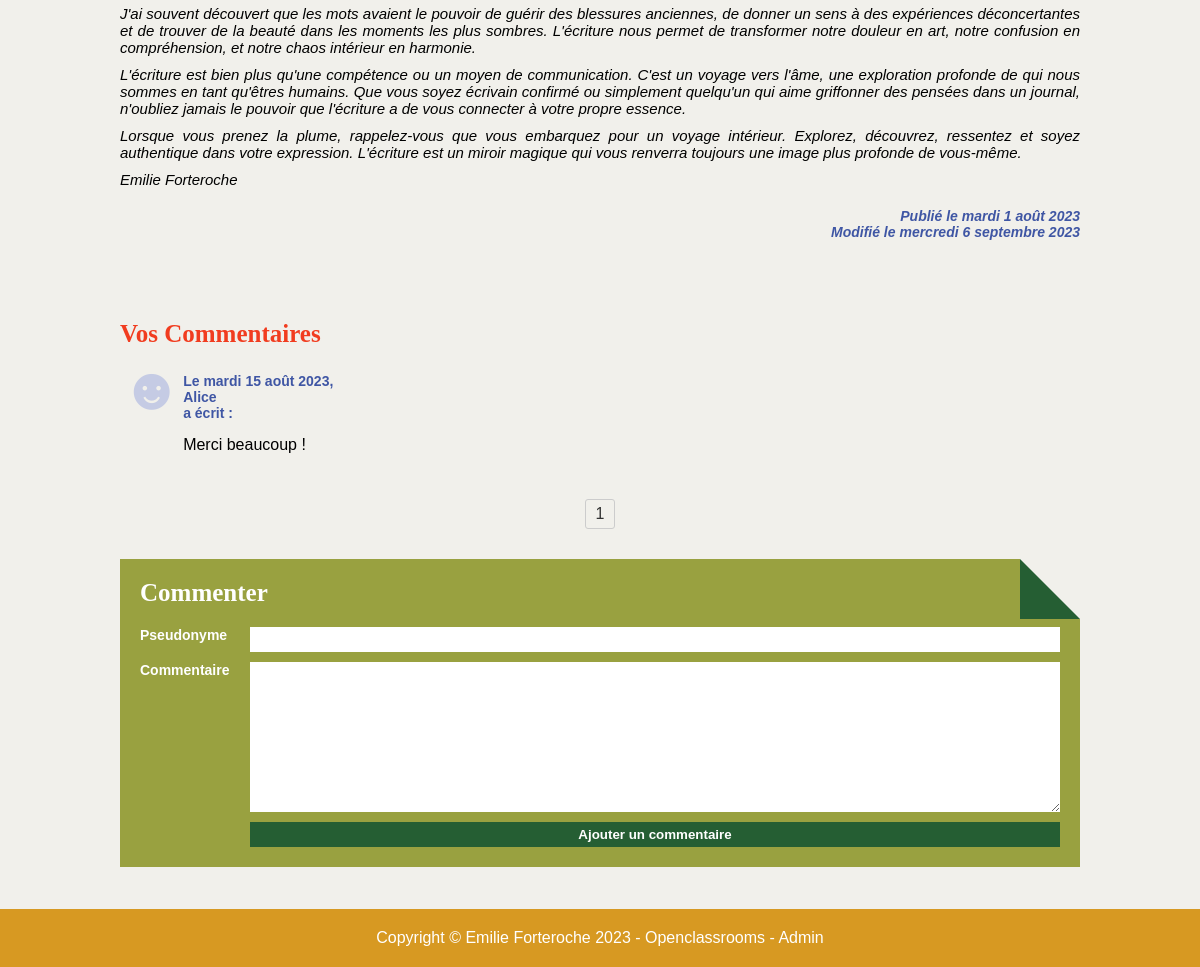
Page /index.php?action=showArticle&id=3 (lower part) on the earlier database version.
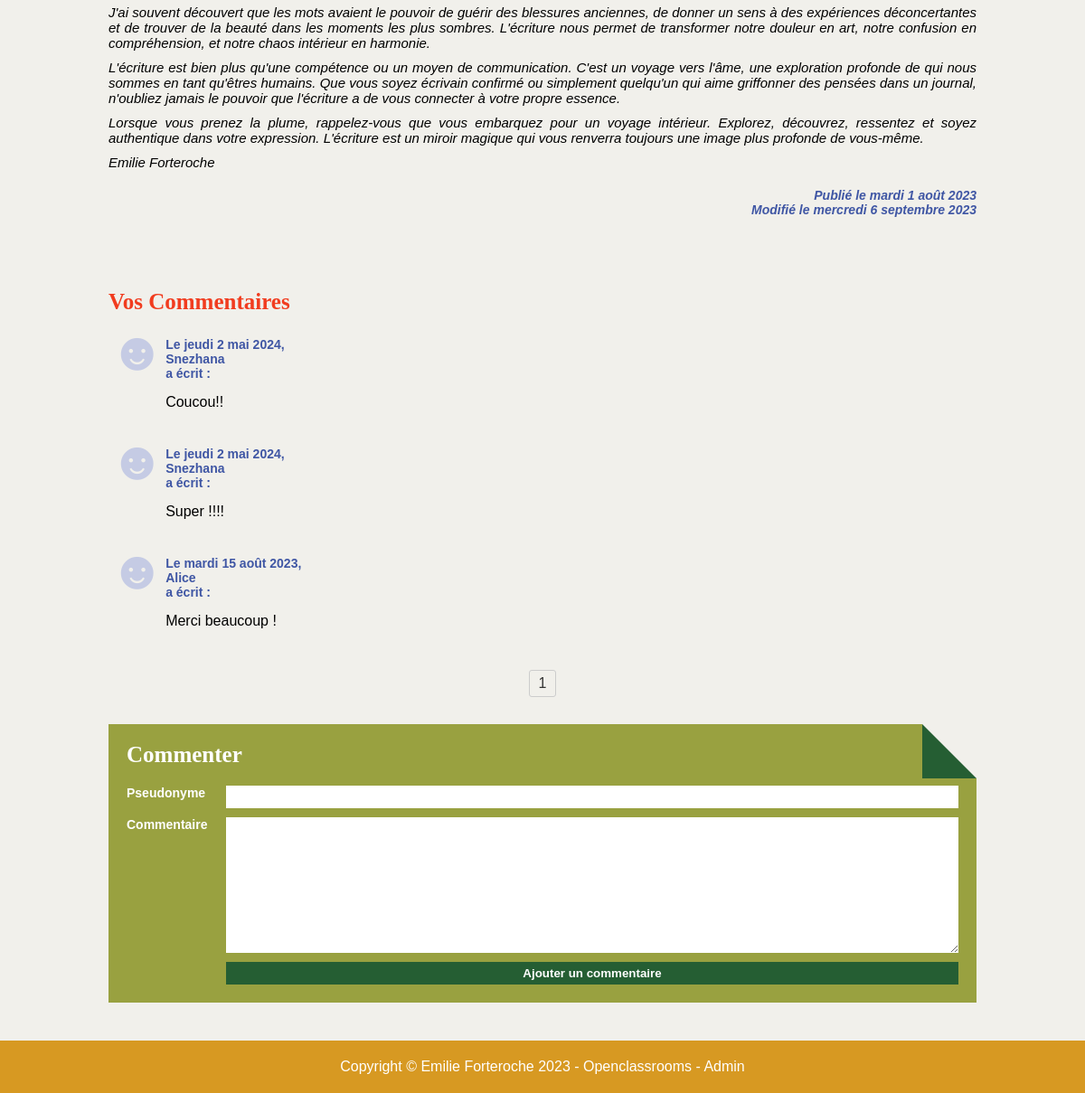
Same page on the later database version.
### tables this page shows
CREATE TABLE `article` (
  `id` int(11) NOT NULL,
  `id_user` int(11) NOT NULL,
  `title` varchar(255) NOT NULL,
  `content` text NOT NULL,
  `date_creation` datetime NOT NULL,
  `date_update` datetime DEFAULT NULL
);

CREATE TABLE `comment` (
  `id` int(11) NOT NULL,
  `id_article` int(11) NOT NULL,
  `pseudo` varchar(255) NOT NULL,
  `content` text NOT NULL,
  `date_creation` datetime NOT NULL
);

### views/View.php (called while the page is built, shortened)
<?php
class View
{
    public function render(string $viewName, array $params = []) : void
    {
        $viewPath = $this->buildViewPath($viewName);
        $content = $this->_renderViewFromTemplate($viewPath, $params);
        require(MAIN_VIEW_PATH);
    }
    private function _renderViewFromTemplate(string $viewPath, array $params = []) : string
    {
        if (file_exists($viewPath)) {
            extract($params);
            require($viewPath);
            return ob_get_clean();
        } else {
            throw new Exception("La vue '$viewPath' est introuvable.");
        }
    }
    private function buildViewPath(string $viewName) : string
    {
        return TEMPLATE_VIEW_PATH . $viewName . '.php';
    }
}

### controllers/ArticleController.php (called while the page is built, shortened)
<?php
class ArticleController
{
    public function showArticle() : void
    {
        $id = Utils::request("id", -1);
        $articleManager = new ArticleManager();
        $article = $articleManager->getArticleById($id);
        $dbManager = DBManager::getInstance();
        $pdo = $dbManager->getPDO();
        $commentCounter = new CommentCounter($pdo);
        $totalComments = $commentCounter->getTotalCommentsArticleId($id);
        $page = Utils::request("page", 1);
        $perPage = 3;
        $commentManager = new CommentManager();
        $comments = $commentManager->getAllCommentsByArticleId($id, $page, $perPage);
        $totalPages = ceil($totalComments / $perPage);
        $view = new View($article->getTitle());
        $view->render("detailArticle", ['article' => $article, 'comments' => $comments, 'totalPages' => $totalPages]);
    }
}

### index.php (called while the page is built, shortened)
<?php
$action = \Utils::request('action', 'home');
try {
    switch ($action) {
        case 'showArticle':
            $articleController = new ArticleController();
            $articleController->showArticle();
            break;
    }
} catch (Exception $e) {
    $errorView = new View('Erreur');
    $errorView->render('errorPage', ['errorMessage' => $e->getMessage()]);
}

### models/DBManager.php (called while the page is built, shortened)
<?php
class DBManager
{
    private static $instance;
    private $db;
    private function __construct()
    {
        $this->db = new PDO('mysql:host=' . DB_HOST . ';dbname=' . DB_NAME . ';charset=utf8', DB_USER, DB_PASS);
        $this->db->setAttribute(PDO::ATTR_ERRMODE, PDO::ERRMODE_EXCEPTION);
        $this->db->setAttribute(PDO::ATTR_DEFAULT_FETCH_MODE, PDO::FETCH_ASSOC);
    }
    public static function getInstance() : DBManager
    {
        if (!self::$instance) {
            self::$instance = new DBManager();
        }
        return self::$instance;
    }
    public function query(string $sql, ?array $params = null) : PDOStatement
    {
        if ($params == null) {
            $query = $this->db->query($sql);
        } else {
            $query = $this->db->prepare($sql);
            $query->execute($params);
        }
        return $query;
    }
}

### models/ArticleManager.php (called while the page is built, shortened)
<?php
class ArticleManager extends AbstractEntityManager
{
    public function getArticleById(int $id) : ?Article
    {
        $sql = "SELECT * FROM article WHERE id = :id";
        $result = $this->db->query($sql, ['id' => $id]);
        $article = $result->fetch();
        if ($article) {
            return new Article($article);
        }
        return null;
    }
}

### models/AbstractEntity.php (called while the page is built, shortened)
<?php
abstract class AbstractEntity
{
    protected int $id = -1;
    protected function hydrate(array $data) : void
    {
        foreach ($data as $key => $value) {
            $method = 'set' . str_replace('_', '', ucwords($key, '_'));
        }
    }
    public function setId(int $id) : void
    {
        $this->id = $id;
    }
    public function getId() : int
    {
        return $this->id;
    }
}

### models/Article.php (called while the page is built, shortened)
<?php
 class Article extends AbstractEntity
 {
    private string $content = "";
    private ?DateTime $dateCreation = null;
    private ?DateTime $dateUpdate = null;
    public function setContent(string $content) : void
    {
        $this->content = $content;
    }
    public function getContent(int $length = -1) : string
    {
        return $this->content;
    }
    public function setDateCreation(string|DateTime $dateCreation, string $format = 'Y-m-d H:i:s') : void
    {
        if (is_string($dateCreation)) {
            $dateCreation = DateTime::createFromFormat($format, $dateCreation);
        }
        $this->dateCreation = $dateCreation;
    }
    public function getDateCreation() : DateTime
    {
        return $this->dateCreation;
    }
    public function setDateUpdate(string|DateTime $dateUpdate, string $format = 'Y-m-d H:i:s') : void
    {
        if ($dateUpdate === null) {
            $this->dateUpdate = null;
        } elseif (is_string($dateUpdate)) {
            $updatedDate = DateTime::createFromFormat($format, $dateUpdate);
            $this->dateUpdate = $updatedDate;
        } elseif ($dateUpdate instanceof DateTime) {
            $this->dateUpdate = $dateUpdate;
        } else {
            throw new InvalidArgumentException('Invalid argument type for setDateUpdate');
        }
    }
    public function getDateUpdate() : ?DateTime
    {
        return $this->dateUpdate;
    }
 }

### services/CommentCounter.php (called while the page is built)
<?php
class CommentCounter
{
  private $db;
  public function __construct(PDO $db)
  {
    $this->db = $db;
  }
  public function getTotalCommentsArticleId(int $idArticle) : int
  {
    $sql = "SELECT COUNT(*) AS total FROM comment WHERE id_article = :idArticle";
    $stmt = $this->db->prepare($sql);
    $stmt->bindValue(':idArticle', $idArticle, PDO::PARAM_INT);
    $stmt->execute();
    $totalComments = $stmt->fetchColumn();
    return $totalComments;
  }
}

### models/CommentManager.php (called while the page is built, shortened)
<?php
class CommentManager extends AbstractEntityManager
{
    public function getAllCommentsByArticleId(int $idArticle, int $page, int $perPage) : array
    {
        $offset = ($page -1) * $perPage;
        $sql = "SELECT * FROM comment WHERE id_article = $idArticle ORDER BY date_creation DESC LIMIT $perPage OFFSET $offset";
        $result = $this->db->query($sql);
        $comments = [];
        while ($comment = $result->fetch()) {
            $comments[] = new Comment($comment);
        }
        return $comments;
    }
}

### models/Comment.php (called while the page is built, shortened)
<?php
class Comment extends AbstractEntity
{
    private string $pseudo;
    private string $content;
    private DateTime $dateCreation;
    public function getPseudo(): string
    {
        return $this->pseudo;
    }
    public function setPseudo(string $pseudo): void
    {
        $this->pseudo = $pseudo;
    }
    public function getContent(): string
    {
        return $this->content;
    }
    public function setContent(string $content): void
    {
        $this->content = $content;
    }
    public function getDateCreation(): DateTime
    {
        return $this->dateCreation;
    }
    public function setDateCreation(string|DateTime $dateCreation, string $format = 'Y-m-d H:i:s') : void
    {
        if (is_string($dateCreation)) {
            $dateCreation = DateTime::createFromFormat($format, $dateCreation);
        }
        $this->dateCreation = $dateCreation;
    }
}

### services/Utils.php (the view, shortened to what this page needs)
<?php
class Utils {
    public static function convertDateToFrenchFormat(DateTime $date) : string
    {
        $dateFormatter = new IntlDateFormatter('fr_FR', IntlDateFormatter::FULL, IntlDateFormatter::FULL);
        $dateFormatter->setPattern('EEEE d MMMM Y');
        return $dateFormatter->format($date);
    }
    public static function format(string $string) : string
    {
        $finalString = htmlspecialchars($string, ENT_QUOTES);
        $lines = explode("\n", $finalString);
        $finalString = "";
        foreach ($lines as $line) {
            if (trim($line) != "") {
                $finalString .= "<p>$line</p>";
            }
        }
        return $finalString;
    }
    public static function request(string $variableName, mixed $defaultValue = null) : mixed
    {
        return $_REQUEST[$variableName] ?? $defaultValue;
    }
}

### views/templates/detailArticle.php (shortened to what this page needs)
<article class="mainArticle">
    <h2> <?= Utils::format($article->getTitle()) ?> </h2>
    <p><?= Utils::format($article->getContent()) ?></p>
    <div class="footer">
        <span class="info"> Publié le <?= Utils::convertDateToFrenchFormat($article->getDateCreation()) ?></span>
        <?php if ($article->getDateUpdate() != null) { ?>
            <span class="info"> Modifié le <?= Utils::convertDateToFrenchFormat($article->getDateUpdate()) ?></span>
        <?php } ?>
    </div>
</article>
<div class="comments">
    <h2 class="commentsTitle">Vos Commentaires</h2>
    <?php
        if (empty($comments)) {
            echo '<p class="info">Aucun commentaire pour cet article.</p>';
        } else {
            echo '<ul>';
            foreach ($comments as $comment) {
                echo '<li>';
                echo '  <div class="smiley">☻</div>';
                echo '  <div class="detailComment">';
                echo '      <h3 class="info">Le ' . Utils::convertDateToFrenchFormat($comment->getDateCreation()) . ", " . Utils::format($comment->getPseudo()) . ' a écrit :</h3>';
                echo '      <p class="content">' . Utils::format($comment->getContent()) . '</p>';
                echo '  </div>';
                echo '</li>';
            }
            echo '</ul>';
        }
    ?>
    <div class="pagination">
        <?php
            for ($i = 1; $i <= $totalPages; $i++) {
                echo '<a href="index.php?action=showArticle&id=' . $article->getId() . '&page=' . $i . '">' . $i . '</a>';
            }
        ?>
    </div>
    <form action="index.php" method="post" class="foldedCorner">
        <h2>Commenter</h2>
        <div class="formComment formGrid">
            <label for="pseudo">Pseudonyme</label>
            <input type="text" name="pseudo" id="pseudo" required>
            <label for="content">Commentaire</label>
            <textarea name="content" id="content" required></textarea>
            <button class="submit">Ajouter un commentaire</button>
        </div>
    </form>
</div>

### views/templates/main.php (shortened to what this page needs)
<!DOCTYPE html>
<html lang="fr">
<head>
    <link rel="stylesheet" href="./css/style.css">
</head>
<body>
    <main>
        <?= $content  ?>
    </main>
    <footer>
        <p>Copyright © Emilie Forteroche 2023 - Openclassrooms - <a href="index.php?action=admin">Admin</a>
    </footer>
</body>
</html>

### css/style.css (style rules this page uses)
* { margin: 0; padding: 0; box-sizing: border-box; }
:root { --backgroundColor: #f1f0eb; --headerColor: #d79922; --headerPaleColor: #efe1ba; --titleColor: #f13c1f; --dateColor: #3f56a4; --quoteColor: #c5cbe4; --commentPaleColor: #99a140; --commentColor: #255E33; }
body { display: flex; flex-direction: column; align-items: center; font-family: 'arial', sans-serif; background-color: var(--backgroundColor); }
h2 { width: 100%; margin: 20px 0; font-size: 25px; font-family: 'Times New Roman', Times, serif; color: var(--headerColor); }
ul { list-style: none; }
a { text-decoration: none; color: inherit; }
form { width: 100%; margin-top: 30px; padding: 20px; color: white; background-color: var(--commentPaleColor); }
form h2 { margin: 0 0 20px 0; color: white; }
form label { font-weight: bold; font-size: 14px; }
form input { padding: 5px; border: none; }
form textarea { height: 150px; padding: 5px; font-family: Arial, Helvetica, sans-serif; border: none; }
form .formGrid { display: grid; grid-template-columns: 100px minmax(0, 1fr); gap: 10px; }
form .formGrid .submit { grid-column: 2; grid-row: 3; }
.submit { padding: 5px 10px; font-weight: bold; color: white; background-color: var(--commentColor); border: none; }
.pagination { margin-top: 20px; text-align: center; }
.pagination a { display: inline-block; padding: 5px 10px; margin: 0 5px; border: 1px solid #ccc; border-radius: 3px; text-decoration: none; color: #333; }
.foldedCorner { position: relative; overflow: hidden; }
.foldedCorner::before { content: ""; position: absolute; top: 0; right: 0; width: 0; height: 0; border-width: 30px; border-style: solid; border-color: var(--backgroundColor) var(--backgroundColor) var(--commentColor) var(--commentColor); }
main { display: flex; flex-direction: column; align-items: center; width: 80%; max-width: 1000px; margin: 0 50px 100px 50px; }
article { margin-bottom: 30px; text-align: justify; }
article > p { margin-bottom: 10px; font-style: italic; font-size: 15px; }
article > .footer { margin-top: 20px; display: flex; justify-content: space-between; }
.info { font-size: 14px; font-style: italic; font-weight: bold; color: var(--dateColor); }
.mainArticle .footer { display: flex; flex-direction: column; align-items: flex-end; }
.comments { width: 100%; margin-top: 30px; }
.commentsTitle { color: var(--titleColor); }
.comments ul { margin-bottom: 30px; }
.comments li { display: flex; margin-bottom: 20px; }
.comments .smiley { display: flex; align-items: flex-start; line-height: 0.7; font-size: 60px; color: var(--quoteColor); }
.detailComment { margin-bottom: 15px; display: flex; flex-direction: column; width: 100%; }
.detailComment .info { margin: 5px 0 5px 0; font-style: normal; }
.detailComment .content { margin: 5px 0 5px 0; }
footer { position: fixed; bottom: 0; display: flex; justify-content: center; width: 100%;; padding: 20px; color: white; background-color: var(--headerColor); }

Differences in the rows shown:
added comment: date_creation "jeudi 2 mai 2024", pseudo "Snezhana", content "Coucou!!"
added comment: date_creation "jeudi 2 mai 2024", pseudo "Snezhana", content "Super !!!!"
